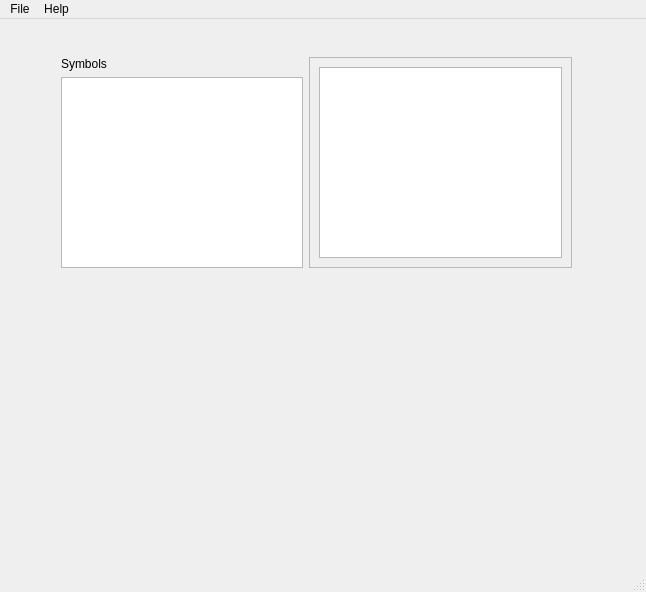
<?xml version="1.0" encoding="UTF-8"?>
<ui version="4.0">
 <class>UVDMainWindow</class>
 <widget class="QMainWindow" name="UVDMainWindow">
  <property name="geometry">
   <rect>
    <x>0</x>
    <y>0</y>
    <width>646</width>
    <height>592</height>
   </rect>
  </property>
  <property name="windowTitle">
   <string>MainWindow</string>
  </property>
  <widget class="QWidget" name="centralwidget">
   <widget class="QWidget" name="layoutWidget">
    <property name="geometry">
     <rect>
      <x>61</x>
      <y>38</y>
      <width>511</width>
      <height>211</height>
     </rect>
    </property>
    <layout class="QHBoxLayout" name="horizontalLayout">
     <item>
      <layout class="QVBoxLayout" name="verticalLayout">
       <item>
        <widget class="QLabel" name="symbolsLabel">
         <property name="text">
          <string>Symbols</string>
         </property>
        </widget>
       </item>
       <item>
        <widget class="QListWidget" name="symbolsListWidget"/>
       </item>
      </layout>
     </item>
     <item>
      <widget class="QScrollArea" name="scrollArea">
       <property name="widgetResizable">
        <bool>true</bool>
       </property>
       <widget class="QWidget" name="deadListingScrollAreaWidgetContents">
        <property name="geometry">
         <rect>
          <x>0</x>
          <y>0</y>
          <width>259</width>
          <height>207</height>
         </rect>
        </property>
        <layout class="QGridLayout" name="gridLayout">
         <item row="0" column="0">
          <widget class="QPlainTextEdit" name="plainTextEdit"/>
         </item>
        </layout>
       </widget>
      </widget>
     </item>
    </layout>
   </widget>
  </widget>
  <widget class="QMenuBar" name="menubar">
   <property name="geometry">
    <rect>
     <x>0</x>
     <y>0</y>
     <width>646</width>
     <height>25</height>
    </rect>
   </property>
   <widget class="QMenu" name="menuFile">
    <property name="title">
     <string>File</string>
    </property>
    <addaction name="actionNew"/>
    <addaction name="actionOpen"/>
    <addaction name="separator"/>
    <addaction name="actionSave"/>
    <addaction name="actionSaveAs"/>
    <addaction name="separator"/>
    <addaction name="actionPrint"/>
    <addaction name="separator"/>
    <addaction name="actionClose"/>
   </widget>
   <widget class="QMenu" name="menuHelp">
    <property name="title">
     <string>Help</string>
    </property>
    <addaction name="actionAbout"/>
   </widget>
   <addaction name="menuFile"/>
   <addaction name="menuHelp"/>
  </widget>
  <widget class="QStatusBar" name="statusbar"/>
  <action name="actionNew">
   <property name="text">
    <string>New</string>
   </property>
   <property name="shortcut">
    <string>Ctrl+N</string>
   </property>
  </action>
  <action name="actionOpen">
   <property name="text">
    <string>Open</string>
   </property>
   <property name="shortcut">
    <string>Ctrl+O</string>
   </property>
  </action>
  <action name="actionSave">
   <property name="text">
    <string>Save</string>
   </property>
   <property name="shortcut">
    <string>Ctrl+S</string>
   </property>
  </action>
  <action name="actionSaveAs">
   <property name="text">
    <string>Save as...</string>
   </property>
   <property name="shortcut">
    <string>Ctrl+Shift+S</string>
   </property>
  </action>
  <action name="actionPrint">
   <property name="text">
    <string>Print...</string>
   </property>
   <property name="shortcut">
    <string>Ctrl+P</string>
   </property>
  </action>
  <action name="actionClose">
   <property name="text">
    <string>Quit</string>
   </property>
   <property name="shortcut">
    <string>Ctrl+Q</string>
   </property>
  </action>
  <action name="actionAbout">
   <property name="text">
    <string>About</string>
   </property>
  </action>
 </widget>
 <resources/>
 <connections/>
</ui>
